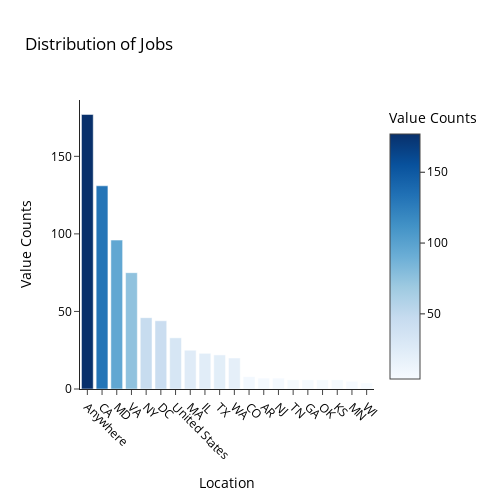

Notebook cell for this chart:
### Code cell
import plotly.express as px

fig2 = px.bar(location_counts, 
             x='location', 
             y='count', 
             title='Distribution of Jobs', 
             labels={'location': 'Location', 'count': 'Value Counts'}, 
             color='count', 
             color_continuous_scale=px.colors.sequential.Blues)

fig2.update_layout(
    autosize=False,
    width=500,
    height=500,
    xaxis=dict(title='Location', tickangle=45),
    yaxis=dict(title='Value Counts'),
    plot_bgcolor='white',
    font=dict(color='black'),
    template="simple_white"
)

fig2.show()

### Figure 1 — Plotly figure (JSON) as saved in the notebook; plotly's stock layout.template omitted (floating-point values rounded to 4 significant figures)
{"data": [{"alignmentgroup": "True", "hovertemplate": "Location=%{x}<br>Value Counts=%{marker.color}<extra></extra>", "legendgroup": "", "marker": {"color": [177, 131, 96, 75, 46, 44, 33, 25, 23, 22, 20, 8, 7, 7, 6, 6, 6, 6, 5, 4], "coloraxis": "coloraxis", "pattern": {"shape": ""}}, "name": "", "offsetgroup": "", "orientation": "v", "showlegend": false, "textposition": "auto", "type": "bar", "x": ["Anywhere", "CA", "MD", "VA", "NY", "DC", "United States", "MA", "IL", "TX", "WA", "CO", "AR", "NJ", "TN", "GA", "OK", "KS", "MN", "WI"], "xaxis": "x", "y": [177, 131, 96, 75, 46, 44, 33, 25, 23, 22, 20, 8, 7, 7, 6, 6, 6, 6, 5, 4], "yaxis": "y"}], "layout": {"autosize": false, "barmode": "relative", "coloraxis": {"colorbar": {"title": {"text": "Value Counts"}}, "colorscale": [[0, "rgb(247,251,255)"], [0.125, "rgb(222,235,247)"], [0.25, "rgb(198,219,239)"], [0.375, "rgb(158,202,225)"], [0.5, "rgb(107,174,214)"], [0.625, "rgb(66,146,198)"], [0.75, "rgb(33,113,181)"], [0.875, "rgb(8,81,156)"], [1, "rgb(8,48,107)"]]}, "font": {"color": "black"}, "height": 500, "legend": {"tracegroupgap": 0}, "plot_bgcolor": "white", "title": {"text": "Distribution of Jobs"}, "width": 500, "xaxis": {"anchor": "y", "domain": [0, 1], "tickangle": 45, "title": {"text": "Location"}}, "yaxis": {"anchor": "x", "domain": [0, 1], "title": {"text": "Value Counts"}}}}
